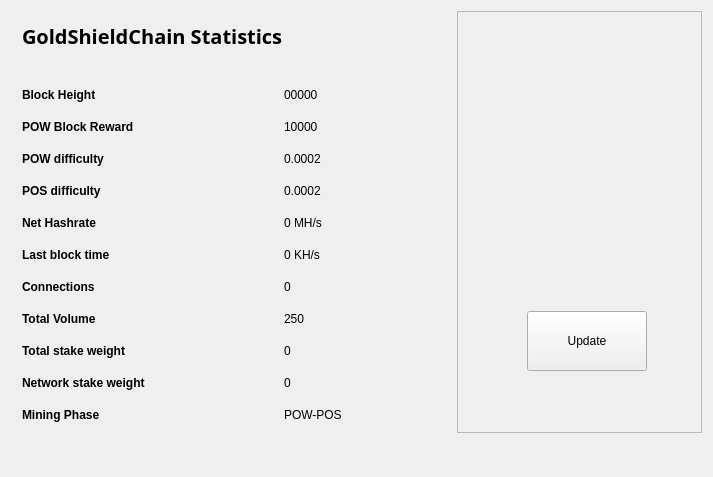
<?xml version="1.0" encoding="UTF-8"?>
<ui version="4.0">
 <class>StatisticsPage</class>
 <widget class="QWidget" name="StatisticsPage">
  <property name="windowModality">
   <enum>Qt::NonModal</enum>
  </property>
  <property name="geometry">
   <rect>
    <x>0</x>
    <y>0</y>
    <width>713</width>
    <height>477</height>
   </rect>
  </property>
  <property name="windowTitle">
   <string>Digging</string>
  </property>
  <layout class="QGridLayout" name="gridLayout">
   <property name="sizeConstraint">
    <enum>QLayout::SetMaximumSize</enum>
   </property>
   <item row="0" column="1">
    <widget class="QFrame" name="frame">
     <property name="minimumSize">
      <size>
       <width>213</width>
       <height>0</height>
      </size>
     </property>
     <property name="frameShape">
      <enum>QFrame::StyledPanel</enum>
     </property>
     <property name="frameShadow">
      <enum>QFrame::Raised</enum>
     </property>
     <widget class="QPushButton" name="startButton">
      <property name="geometry">
       <rect>
        <x>70</x>
        <y>300</y>
        <width>120</width>
        <height>60</height>
       </rect>
      </property>
      <property name="sizePolicy">
       <sizepolicy hsizetype="Fixed" vsizetype="Fixed">
        <horstretch>0</horstretch>
        <verstretch>0</verstretch>
       </sizepolicy>
      </property>
      <property name="minimumSize">
       <size>
        <width>120</width>
        <height>60</height>
       </size>
      </property>
      <property name="text">
       <string>Update</string>
      </property>
     </widget>
     <widget class="QLabel" name="label">
      <property name="geometry">
       <rect>
        <x>0</x>
        <y>30</y>
        <width>251</width>
        <height>251</height>
       </rect>
      </property>
      <property name="text">
       <string>&lt;!DOCTYPE HTML PUBLIC &quot;-//W3C//DTD HTML 4.0//EN&quot; &quot;http://www.w3.org/TR/REC-html40/strict.dtd&quot;&gt;
&lt;html&gt;&lt;head&gt;&lt;meta name=&quot;qrichtext&quot; content=&quot;1&quot; /&gt;&lt;style type=&quot;text/css&quot;&gt;
p, li { white-space: pre-wrap; }
&lt;/style&gt;&lt;/head&gt;&lt;body style=&quot; font-size:8pt; font-weight:400; font-style:normal;&quot;&gt;
&lt;p align=&quot;center&quot; style=&quot; margin-top:0px; margin-bottom:0px; margin-left:0px; margin-right:0px; -qt-block-indent:0; text-indent:0px;&quot;&gt;&lt;img src=&quot;:/icons/bitcoin&quot; /&gt;&lt;/p&gt;&lt;/body&gt;&lt;/html&gt;</string>
      </property>
     </widget>
    </widget>
   </item>
   <item row="0" column="0">
    <widget class="QFrame" name="gridFrame_2">
     <property name="maximumSize">
      <size>
       <width>440</width>
       <height>16777215</height>
      </size>
     </property>
     <layout class="QGridLayout" name="gridLayout_4">
      <item row="3" column="0">
       <layout class="QFormLayout" name="formLayout_2">
        <property name="fieldGrowthPolicy">
         <enum>QFormLayout::FieldsStayAtSizeHint</enum>
        </property>
        <property name="horizontalSpacing">
         <number>139</number>
        </property>
        <property name="verticalSpacing">
         <number>18</number>
        </property>
        <property name="rightMargin">
         <number>0</number>
        </property>
        <item row="1" column="0">
         <widget class="QLabel" name="label_14">
          <property name="text">
           <string>&lt;html&gt;&lt;head/&gt;&lt;body&gt;&lt;p&gt;&lt;span style=&quot; font-weight:600;&quot;&gt;Block Height&lt;/span&gt;&lt;/p&gt;&lt;/body&gt;&lt;/html&gt;</string>
          </property>
         </widget>
        </item>
        <item row="1" column="1">
         <widget class="QLabel" name="heightBox">
          <property name="text">
           <string>00000</string>
          </property>
         </widget>
        </item>
        <item row="2" column="0">
         <widget class="QLabel" name="label_12">
          <property name="text">
           <string>&lt;html&gt;&lt;head/&gt;&lt;body&gt;&lt;p&gt;&lt;span style=&quot; font-weight:600;&quot;&gt;POW Block Reward&lt;/span&gt;&lt;/p&gt;&lt;/body&gt;&lt;/html&gt;</string>
          </property>
         </widget>
        </item>
        <item row="2" column="1">
         <widget class="QLabel" name="rewardBox">
          <property name="text">
           <string>10000</string>
          </property>
         </widget>
        </item>
        <item row="3" column="0">
         <widget class="QLabel" name="label_13">
          <property name="text">
           <string>&lt;html&gt;&lt;head/&gt;&lt;body&gt;&lt;p&gt;&lt;span style=&quot; font-weight:600;&quot;&gt;POW difficulty&lt;/span&gt;&lt;/p&gt;&lt;/body&gt;&lt;/html&gt;</string>
          </property>
         </widget>
        </item>
        <item row="3" column="1">
         <widget class="QLabel" name="diffBox">
          <property name="text">
           <string>0.0002</string>
          </property>
         </widget>
        </item>
        <item row="4" column="0">
         <widget class="QLabel" name="label_9">
          <property name="text">
           <string>&lt;html&gt;&lt;head/&gt;&lt;body&gt;&lt;p&gt;&lt;span style=&quot; font-weight:600;&quot;&gt;POS difficulty&lt;/span&gt;&lt;/p&gt;&lt;/body&gt;&lt;/html&gt;</string>
          </property>
         </widget>
        </item>
        <item row="4" column="1">
         <widget class="QLabel" name="diffBox2">
          <property name="text">
           <string>0.0002</string>
          </property>
         </widget>
        </item>
        <item row="5" column="1">
         <widget class="QLabel" name="pawrateBox">
          <property name="text">
           <string>0 MH/s</string>
          </property>
         </widget>
        </item>
        <item row="6" column="0">
         <widget class="QLabel" name="label3_2">
          <property name="sizePolicy">
           <sizepolicy hsizetype="Preferred" vsizetype="Maximum">
            <horstretch>0</horstretch>
            <verstretch>0</verstretch>
           </sizepolicy>
          </property>
          <property name="text">
           <string>&lt;html&gt;&lt;head/&gt;&lt;body&gt;&lt;p&gt;&lt;span style=&quot; font-weight:600;&quot;&gt;Last block time&lt;/span&gt;&lt;/p&gt;&lt;/body&gt;&lt;/html&gt;</string>
          </property>
         </widget>
        </item>
        <item row="6" column="1">
         <widget class="QLabel" name="localBox">
          <property name="text">
           <string>0 KH/s</string>
          </property>
         </widget>
        </item>
        <item row="7" column="0">
         <widget class="QLabel" name="label1_2">
          <property name="text">
           <string>&lt;html&gt;&lt;head/&gt;&lt;body&gt;&lt;p&gt;&lt;span style=&quot; font-weight:600;&quot;&gt;Connections&lt;/span&gt;&lt;/p&gt;&lt;/body&gt;&lt;/html&gt;</string>
          </property>
         </widget>
        </item>
        <item row="7" column="1">
         <widget class="QLabel" name="connectionBox">
          <property name="text">
           <string>0</string>
          </property>
         </widget>
        </item>
        <item row="8" column="0">
         <widget class="QLabel" name="label_8">
          <property name="text">
           <string>&lt;html&gt;&lt;head/&gt;&lt;body&gt;&lt;p&gt;&lt;span style=&quot; font-weight:600;&quot;&gt;Total Volume&lt;/span&gt;&lt;/p&gt;&lt;/body&gt;&lt;/html&gt;</string>
          </property>
         </widget>
        </item>
        <item row="8" column="1">
         <widget class="QLabel" name="volumeBox">
          <property name="text">
           <string>250</string>
          </property>
         </widget>
        </item>
        <item row="9" column="0">
         <widget class="QLabel" name="label_10">
          <property name="text">
           <string>&lt;html&gt;&lt;head/&gt;&lt;body&gt;&lt;p&gt;&lt;span style=&quot; font-weight:600;&quot;&gt;Total stake weight&lt;/span&gt;&lt;/p&gt;&lt;/body&gt;&lt;/html&gt;</string>
          </property>
         </widget>
        </item>
        <item row="9" column="1">
         <widget class="QLabel" name="minBox">
          <property name="text">
           <string>0</string>
          </property>
         </widget>
        </item>
        <item row="10" column="0">
         <widget class="QLabel" name="label_11">
          <property name="text">
           <string>&lt;html&gt;&lt;head/&gt;&lt;body&gt;&lt;p&gt;&lt;span style=&quot; font-weight:600;&quot;&gt;Network stake weight&lt;/span&gt;&lt;/p&gt;&lt;/body&gt;&lt;/html&gt;</string>
          </property>
         </widget>
        </item>
        <item row="10" column="1">
         <widget class="QLabel" name="maxBox">
          <property name="text">
           <string>0</string>
          </property>
         </widget>
        </item>
        <item row="11" column="0">
         <widget class="QLabel" name="label_15">
          <property name="text">
           <string>&lt;html&gt;&lt;head/&gt;&lt;body&gt;&lt;p&gt;&lt;span style=&quot; font-weight:600;&quot;&gt;Mining Phase&lt;/span&gt;&lt;/p&gt;&lt;/body&gt;&lt;/html&gt;</string>
          </property>
         </widget>
        </item>
        <item row="11" column="1">
         <widget class="QLabel" name="cBox">
          <property name="text">
           <string>POW-POS</string>
          </property>
         </widget>
        </item>
        <item row="5" column="0">
         <widget class="QLabel" name="label_16">
          <property name="text">
           <string>&lt;html&gt;&lt;head/&gt;&lt;body&gt;&lt;p&gt;&lt;span style=&quot; font-weight:600;&quot;&gt;Net Hashrate&lt;/span&gt;&lt;/p&gt;&lt;/body&gt;&lt;/html&gt;</string>
          </property>
         </widget>
        </item>
       </layout>
      </item>
      <item row="1" column="0">
       <layout class="QHBoxLayout" name="horizontalLayout_4">
        <property name="spacing">
         <number>7</number>
        </property>
        <item>
         <widget class="QLabel" name="label_5">
          <property name="font">
           <font>
            <family>OptimusPrinceps</family>
           </font>
          </property>
          <property name="text">
           <string>&lt;html&gt;&lt;head/&gt;&lt;body&gt;&lt;p&gt;&lt;span style=&quot; font-size:20px; font-weight:600; color:#000000;&quot;&gt;GoldShieldChain Statistics &lt;/span&gt;&lt;/p&gt;&lt;/body&gt;&lt;/html&gt;</string>
          </property>
         </widget>
        </item>
        <item>
         <spacer name="horizontalSpacer_2">
          <property name="orientation">
           <enum>Qt::Horizontal</enum>
          </property>
          <property name="sizeHint" stdset="0">
           <size>
            <width>40</width>
            <height>20</height>
           </size>
          </property>
         </spacer>
        </item>
       </layout>
      </item>
      <item row="2" column="0">
       <spacer name="verticalSpacer_2">
        <property name="orientation">
         <enum>Qt::Vertical</enum>
        </property>
        <property name="sizeHint" stdset="0">
         <size>
          <width>20</width>
          <height>40</height>
         </size>
        </property>
       </spacer>
      </item>
     </layout>
    </widget>
   </item>
   <item row="1" column="0">
    <spacer name="verticalSpacer">
     <property name="orientation">
      <enum>Qt::Vertical</enum>
     </property>
     <property name="sizeHint" stdset="0">
      <size>
       <width>20</width>
       <height>40</height>
      </size>
     </property>
    </spacer>
   </item>
  </layout>
 </widget>
 <layoutdefault spacing="6" margin="11"/>
 <resources/>
 <connections/>
</ui>
